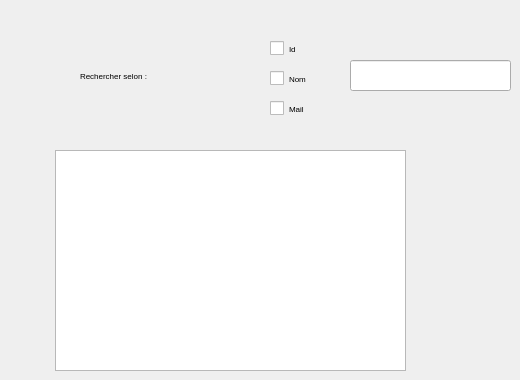
     <widget class="QWidget" name="tab_15">
      <attribute name="title">
       <string>Rechecher Constructeur</string>
      </attribute>
      <widget class="QLabel" name="label_35">
       <property name="geometry">
        <rect>
         <x>80</x>
         <y>60</y>
         <width>171</width>
         <height>31</height>
        </rect>
       </property>
       <property name="font">
        <font>
         <family>MS Shell Dlg 2</family>
         <pointsize>6</pointsize>
         <weight>9</weight>
         <italic>false</italic>
         <bold>false</bold>
        </font>
       </property>
       <property name="styleSheet">
        <string notr="true">background:none;</string>
       </property>
       <property name="text">
        <string>Rechercher selon :</string>
       </property>
      </widget>
      <widget class="QLineEdit" name="chercher_constructeur">
       <property name="geometry">
        <rect>
         <x>350</x>
         <y>60</y>
         <width>161</width>
         <height>31</height>
        </rect>
       </property>
       <property name="styleSheet">
        <string notr="true">background:none;</string>
       </property>
      </widget>
      <widget class="QTableView" name="tab_constructeur2">
       <property name="geometry">
        <rect>
         <x>55</x>
         <y>150</y>
         <width>351</width>
         <height>221</height>
        </rect>
       </property>
       <property name="styleSheet">
        <string notr="true">background:none;</string>
       </property>
      </widget>
      <widget class="QCheckBox" name="checkBox">
       <property name="geometry">
        <rect>
         <x>270</x>
         <y>40</y>
         <width>70</width>
         <height>17</height>
        </rect>
       </property>
       <property name="font">
        <font>
         <family>MS Shell Dlg 2</family>
         <pointsize>6</pointsize>
         <weight>9</weight>
         <italic>false</italic>
         <bold>false</bold>
        </font>
       </property>
       <property name="styleSheet">
        <string notr="true">background:none;</string>
       </property>
       <property name="text">
        <string>Id</string>
       </property>
      </widget>
      <widget class="QCheckBox" name="checkBox_2">
       <property name="geometry">
        <rect>
         <x>270</x>
         <y>70</y>
         <width>70</width>
         <height>17</height>
        </rect>
       </property>
       <property name="font">
        <font>
         <family>MS Shell Dlg 2</family>
         <pointsize>6</pointsize>
         <weight>9</weight>
         <italic>false</italic>
         <bold>false</bold>
        </font>
       </property>
       <property name="styleSheet">
        <string notr="true">background:none;</string>
       </property>
       <property name="text">
        <string>Nom</string>
       </property>
      </widget>
      <widget class="QCheckBox" name="checkBox_3">
       <property name="geometry">
        <rect>
         <x>270</x>
         <y>100</y>
         <width>70</width>
         <height>17</height>
        </rect>
       </property>
       <property name="font">
        <font>
         <family>MS Shell Dlg 2</family>
         <pointsize>6</pointsize>
         <weight>9</weight>
         <italic>false</italic>
         <bold>false</bold>
        </font>
       </property>
       <property name="styleSheet">
        <string notr="true">background:none;</string>
       </property>
       <property name="text">
        <string>Mail</string>
       </property>
      </widget>
     </widget>
